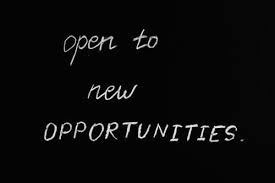
#> input picture example5.png, 275 x 183 px
$ python closingOnImage.py
#> lines starting #> are read from the running program, lines starting #| are printed output that depends on the picture
import cv2

image = cv2.imread('example5.png')
#> image is the input picture: shape (183, 275, 3); min 0, max 254, mean 10.5

kernel_sizes = [(3, 3), (5, 5), (7, 7)]

cv2.imshow("Oryginalny obraz", image)

for ksize in kernel_sizes:
    kernel = cv2.getStructuringElement(cv2.MORPH_RECT, ksize)
    closing = cv2.morphologyEx(image, cv2.MORPH_CLOSE, kernel)
    cv2.imshow(f"Zamknięcie: {ksize}", closing)
#> this loop made 3 passes
#> pass 2, `closing = cv2.morphologyEx(image, cv2.MORPH_CLOSE, kernel)`:
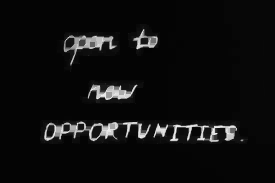
#> closing: shape (183, 275, 3); min 3, max 254, mean 14.3
#> pass 3, `closing = cv2.morphologyEx(image, cv2.MORPH_CLOSE, kernel)`:
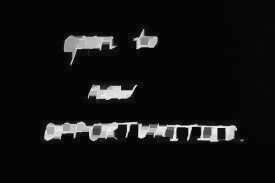
#> closing: shape (183, 275, 3); min 4, max 254, mean 17.7

cv2.waitKey(0)
cv2.destroyAllWindows()

$ run again, with example2.png copied over example5.png
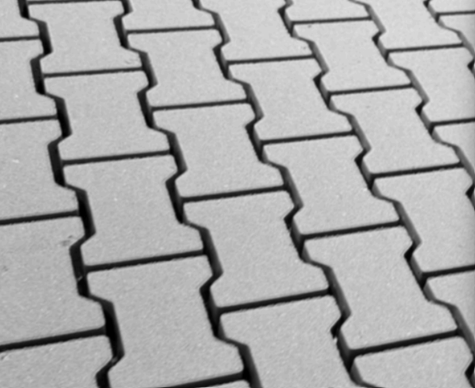
#> input picture example2.png, 475 x 388 px
#> image is the input picture: shape (388, 475, 3); min 0, max 226, mean 169.9
#> the loop `for ksize in kernel_sizes:` made 3 passes
#> pass 2, `closing = cv2.morphologyEx(image, cv2.MORPH_CLOSE, kernel)`:
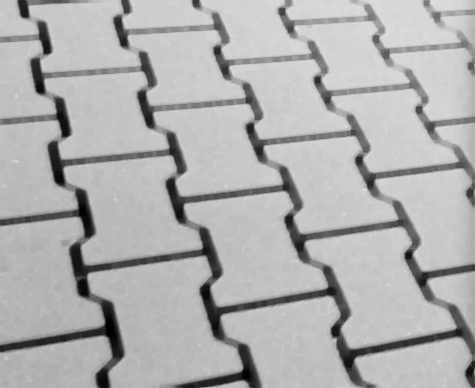
#> closing: shape (388, 475, 3); min 0, max 226, mean 175.4
#> pass 3, `closing = cv2.morphologyEx(image, cv2.MORPH_CLOSE, kernel)`:
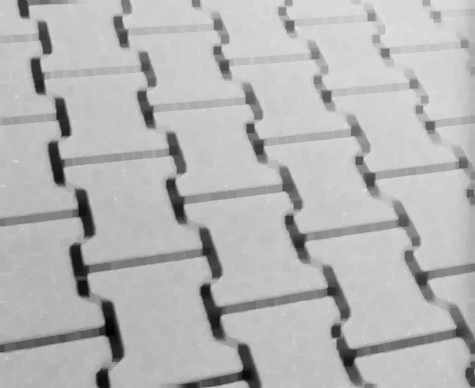
#> closing: shape (388, 475, 3); min 3, max 226, mean 181.6
